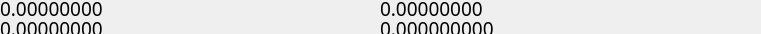
  <widget class="QWidget" name="widget" native="true">
   <property name="geometry">
    <rect>
     <x>10</x>
     <y>0</y>
     <width>761</width>
     <height>34</height>
    </rect>
   </property>
   <property name="font">
    <font>
     <family>Ara Hamah 1982</family>
     <pointsize>14</pointsize>
    </font>
   </property>
   <widget class="QLabel" name="Bid">
    <property name="geometry">
     <rect>
      <x>0</x>
      <y>0</y>
      <width>240</width>
      <height>16</height>
     </rect>
    </property>
    <property name="minimumSize">
     <size>
      <width>140</width>
      <height>0</height>
     </size>
    </property>
    <property name="font">
     <font>
      <family>Ara Hamah 1982</family>
      <pointsize>14</pointsize>
     </font>
    </property>
    <property name="text">
     <string>0.00000000</string>
    </property>
   </widget>
   <widget class="QLabel" name="Ask">
    <property name="geometry">
     <rect>
      <x>0</x>
      <y>20</y>
      <width>240</width>
      <height>16</height>
     </rect>
    </property>
    <property name="minimumSize">
     <size>
      <width>160</width>
      <height>0</height>
     </size>
    </property>
    <property name="font">
     <font>
      <family>Ara Hamah 1982</family>
      <pointsize>14</pointsize>
     </font>
    </property>
    <property name="text">
     <string>0.00000000</string>
    </property>
   </widget>
   <widget class="QLabel" name="volumet">
    <property name="geometry">
     <rect>
      <x>380</x>
      <y>20</y>
      <width>240</width>
      <height>16</height>
     </rect>
    </property>
    <property name="minimumSize">
     <size>
      <width>201</width>
      <height>0</height>
     </size>
    </property>
    <property name="font">
     <font>
      <family>Ara Hamah 1982</family>
      <pointsize>14</pointsize>
     </font>
    </property>
    <property name="text">
     <string>0.000000000</string>
    </property>
   </widget>
   <widget class="QLabel" name="volumebtc">
    <property name="geometry">
     <rect>
      <x>380</x>
      <y>0</y>
      <width>240</width>
      <height>16</height>
     </rect>
    </property>
    <property name="minimumSize">
     <size>
      <width>160</width>
      <height>0</height>
     </size>
    </property>
    <property name="font">
     <font>
      <family>Ara Hamah 1982</family>
      <pointsize>14</pointsize>
     </font>
    </property>
    <property name="text">
     <string>0.00000000</string>
    </property>
   </widget>
  </widget>
